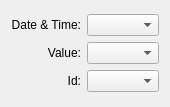
<?xml version="1.0" encoding="UTF-8"?>
<ui version="4.0">
 <class>TimeSeriesDataWidgetForm</class>
 <widget class="QWidget" name="TimeSeriesDataWidgetForm">
  <property name="geometry">
   <rect>
    <x>0</x>
    <y>0</y>
    <width>157</width>
    <height>107</height>
   </rect>
  </property>
  <property name="windowTitle">
   <string>Form</string>
  </property>
  <layout class="QGridLayout" name="gridLayout_2">
   <item row="0" column="0">
    <layout class="QGridLayout" name="gridLayout">
     <item row="1" column="0">
      <widget class="QLabel" name="m_valueLabel">
       <property name="text">
        <string>Value:</string>
       </property>
       <property name="alignment">
        <set>Qt::AlignRight|Qt::AlignTrailing|Qt::AlignVCenter</set>
       </property>
      </widget>
     </item>
     <item row="0" column="1">
      <widget class="QComboBox" name="m_timeComboBox"/>
     </item>
     <item row="0" column="0">
      <widget class="QLabel" name="m_timeLabel">
       <property name="text">
        <string>Date &amp; Time:</string>
       </property>
       <property name="alignment">
        <set>Qt::AlignRight|Qt::AlignTrailing|Qt::AlignVCenter</set>
       </property>
      </widget>
     </item>
     <item row="1" column="1">
      <widget class="QComboBox" name="m_valueComboBox"/>
     </item>
     <item row="2" column="1">
      <widget class="QComboBox" name="m_idComboBox"/>
     </item>
     <item row="2" column="0">
      <widget class="QLabel" name="m_idLabel">
       <property name="text">
        <string>Id:</string>
       </property>
       <property name="alignment">
        <set>Qt::AlignRight|Qt::AlignTrailing|Qt::AlignVCenter</set>
       </property>
      </widget>
     </item>
    </layout>
   </item>
  </layout>
 </widget>
 <resources/>
 <connections/>
</ui>
